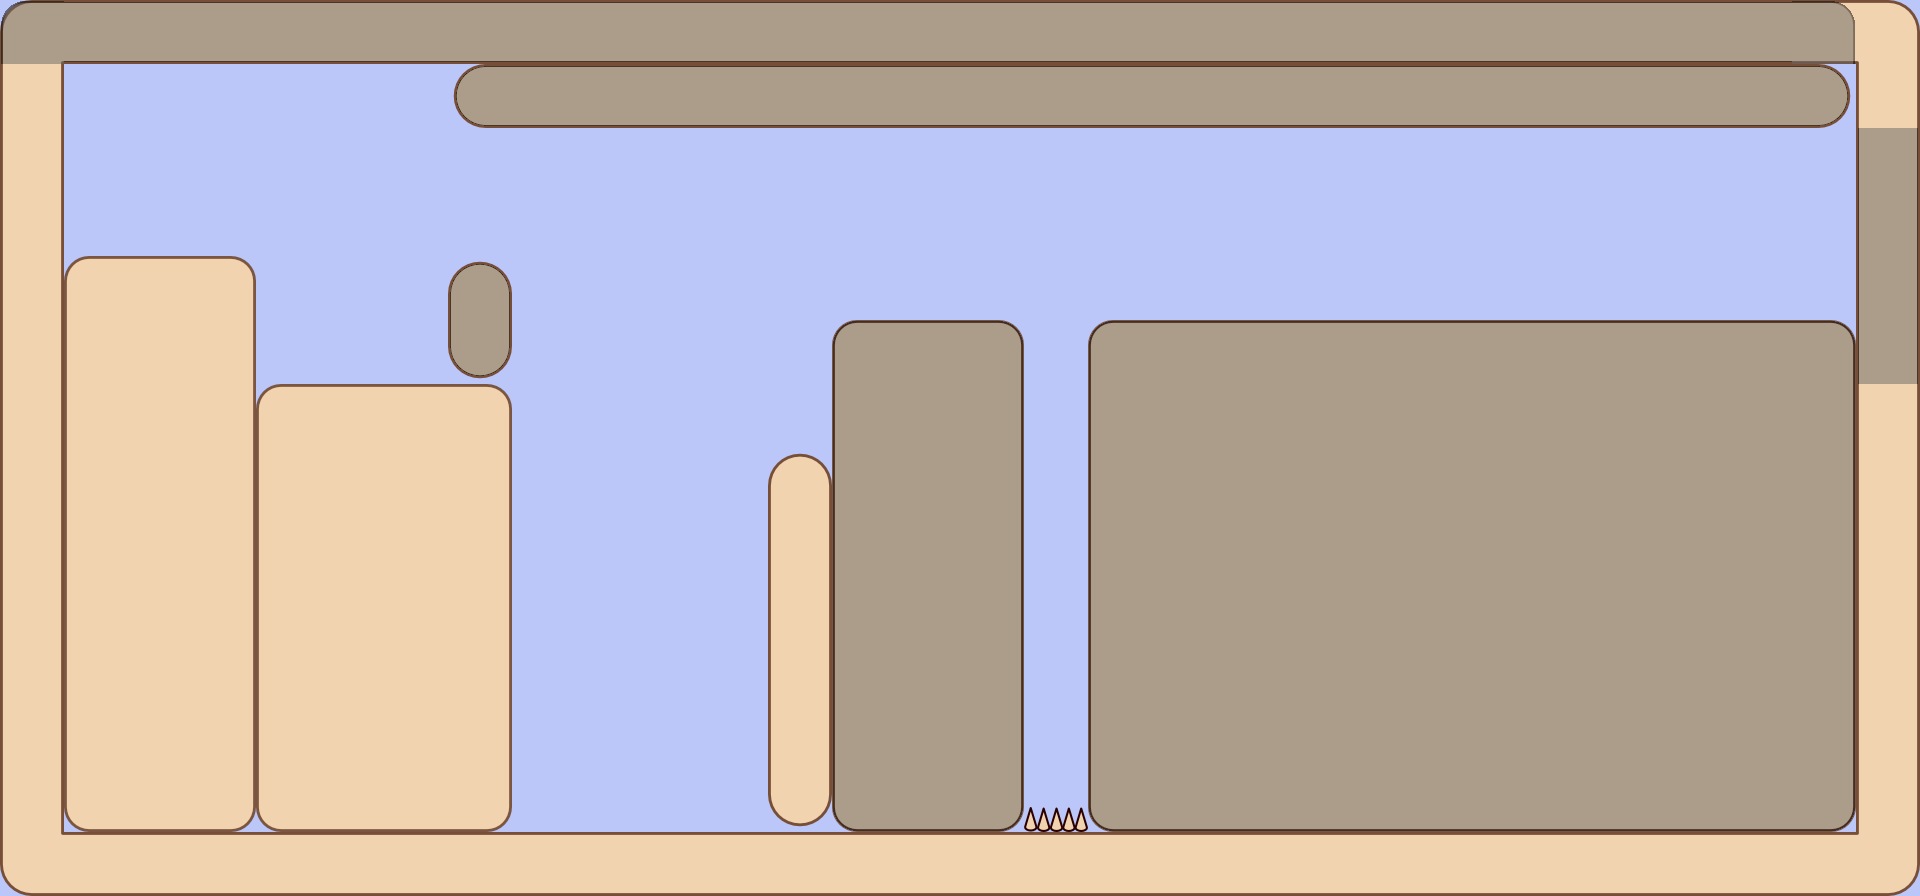

The image is a tile-based game level rendered from a .tmx file. Its description and source (layers, tilesets, objects; grid data summarised) follow:
An orthogonal 30x14 tile map with 64x64 px tiles, 3 tile layers (Capa de Patrones 1, Capa de patrones 2, nowallies) and 14 objects (6x ET_WALL_NOPORTAL, ET_PLAYER, ET_PRINCESS, ET_SPIKES).

<map version="1.0" orientation="orthogonal" width="30" height="14" tilewidth="64" tileheight="64">
 <tileset firstgid="1" name="tilemapinkscape" tilewidth="64" tileheight="64">
  <image source="tilemapinkscape.png" trans="000000" width="1024" height="1024" />
 </tileset>
 <layer name="Capa de Patrones 1" width="30" height="14">
  <data>[420 cells, 420 non-empty, 1 distinct tile ids]</data>
 </layer>
 <layer name="Capa de patrones 2" width="30" height="14">
  <data>[420 cells, 321 non-empty, 10 distinct tile ids]</data>
 </layer>
 <objectgroup name="Capa de Objetos 1" width="30" height="14">
  <object name="ET_WALL_NOPORTAL" x="1088" y="320" width="768" height="512" />
  <object name="ET_WALL_NOPORTAL" x="1856" y="0" width="64" height="896" />
  <object name="ET_WALL_NOPORTAL" x="448" y="64" width="1408" height="64" />
  <object name="ET_WALL_NOPORTAL" x="0" y="0" width="1856" height="64" />
  <object name="ET_WALL_NOPORTAL" x="448" y="256" width="64" height="128" />
  <object name="ET_WALL_NOPORTAL" x="832" y="320" width="192" height="512" />
  <object x="0" y="832" width="1856" height="64" />
  <object x="768" y="448" width="64" height="384" />
  <object x="256" y="384" width="256" height="448" />
  <object x="64" y="256" width="192" height="576" />
  <object x="0" y="64" width="64" height="768" />
  <object name="ET_PLAYER" x="64" y="192" width="64" height="64" />
  <object name="ET_PRINCESS" x="1792" y="256" width="64" height="64" />
  <object name="ET_SPIKES" x="1024" y="768" width="64" height="64" />
 </objectgroup>
 <layer name="nowallies" width="30" height="14">
  <data>[420 cells, 206 non-empty, 7 distinct tile ids]</data>
 </layer>
</map>
